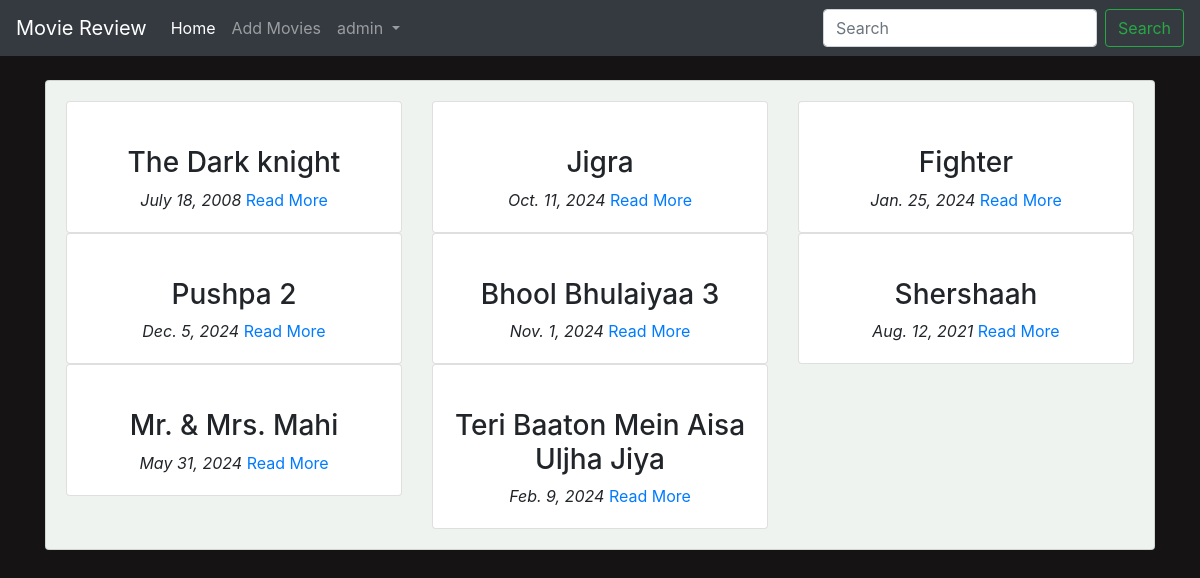
The app's page /home/ (signed in) with its own data.
### reviews/models.py (models this page shows, shortened)
class Movie(models.Model):
    name = models.CharField(max_length=300)
    director = models.CharField(max_length=300)
    cast = models.CharField(max_length=800)
    release_year = models.IntegerField(null=True, blank=True)
    description = models.TextField(max_length=5000)
    release_date = models.DateField()
    average_rating = models.FloatField(default=0)
    image = models.URLField(default=None, null=True)

### reviews/views.py (the view)
# urls.py: 2. Add a URL to urlpatterns:  path('', views.home, name='home')
def home(request):
    query=request.GET.get("title")
    allMovies=None
    if query:
        allMovies=Movie.objects.filter(name__icontains=query)
    else:
        allMovies=Movie.objects.all()
    context = {
        "movies":allMovies,
    }
    return render(request, 'index.html', context)

### templates/index.html (shortened to what this page needs)
{% extends 'base.html' %}
{% block content %}
<div class="container">
    <br>
    <div class="card" id="backdrop">
        <div class="card-body">
            <div class="row">
                {% for movie in movies %}
                <div class="col-md-4">
                    <div class="card">
                        <div class="card-body text-center">
                            <h3 class="text-center">{{ movie.name }}</h3>
                            <i>{{ movie.release_date }}</i>
                            <a href="{% url 'reviews:detail' movie.id %}">Read More</a>
                        </div>
                    </div>
                </div>
                {% endfor %}
            </div>
        </div>
    </div>
</div>
{% endblock %}

### templates/base.html (shortened to what this page needs)
<!doctype html>
<html lang="en">
  <head>
    <link rel="stylesheet" href="https://cdn.jsdelivr.net/npm/bootstrap@4.0.0/dist/css/bootstrap.min.css">
    {% load static %}
    <link rel="stylesheet" href="{% static 'css/reviews.css' %}">
  </head>
  <body>
    <nav class="navbar navbar-expand-lg navbar-dark bg-dark text-white">
        <a class="navbar-brand" href="{% url 'reviews:home' %}">Movie Review</a>
        <div class="collapse navbar-collapse" id="navbarSupportedContent">
          <ul class="navbar-nav mr-auto">
            <li class="nav-item active">
              <a class="nav-link" href="{% url 'reviews:home' %}">Home <span class="sr-only">(current)</span></a>
            </li>
            <li class="nav-item">
              <a class="nav-link" href="{% url 'reviews:add_movie' %}">Add Movies</a>
            </li>
            {% if user.is_authenticated %}
            <li class="nav-item dropdown">
              <a class="nav-link dropdown-toggle" href="#" id="navbarDropdown" role="button" data-toggle="dropdown" aria-haspopup="true" aria-expanded="false">
                {{ user.username }}
              </a>
            </li>
            {% endif %}
          </ul>
          <form class="form-inline my-2 my-lg-0" method="GET" action="{% url 'reviews:home' %}">
            <input class="form-control mr-sm-2" type="search" placeholder="Search" aria-label="Search" name="title">
            <button class="btn btn-outline-success my-2 my-sm-0" type="submit">Search</button>
          </form>
        </div>
      </nav>
    {% block content %}
    {% endblock %}
  </body>
</html>

### reviews/static/css/reviews.css (style rules this page uses)
body { background-color: #151313; }
#backdrop { background-color: #eef3ef; }

### records on screen
Movie: name "The Dark knight", release_date "July 18, 2008"
Movie: name "Jigra", release_date "Oct. 11, 2024"
Movie: name "Fighter", release_date "Jan. 25, 2024"
Movie: name "Pushpa 2", release_date "Dec. 5, 2024"
Movie: name "Bhool Bhulaiyaa 3", release_date "Nov. 1, 2024"
Movie: name "Shershaah", release_date "Aug. 12, 2021"
Movie: name "Mr. & Mrs. Mahi", release_date "May 31, 2024"
Movie: name "Teri Baaton Mein Aisa Uljha Jiya", release_date "Feb. 9, 2024"

### other values on screen
{{ user.username }} "admin"
